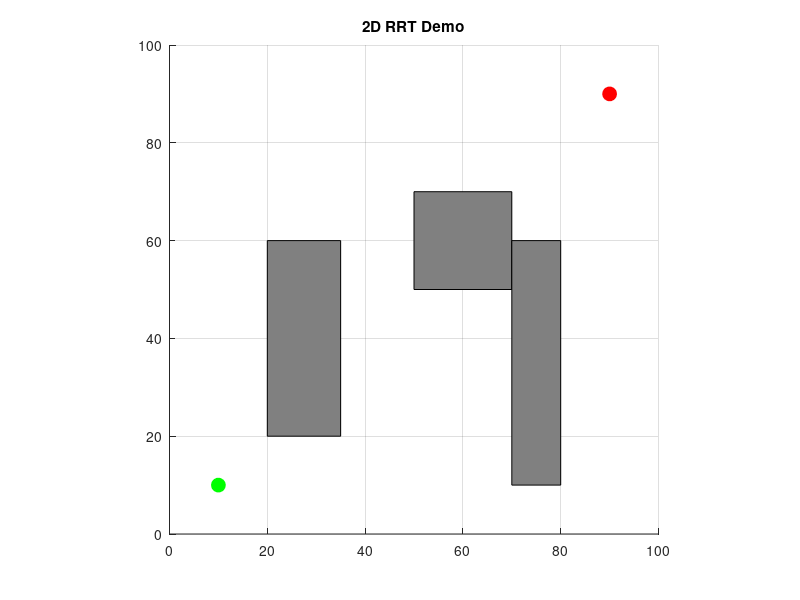

This chart was generated by the following MATLAB code: (Note: this script raises an error after producing the figure.)
clc;
clear;
close all;

%% 地图范围
x_max = 100;
y_max = 100;

%% 起点和终点
start = [10, 10];
goal  = [90, 90];

%% 障碍物 [x, y, w, h]
obstacles = [
    20, 20, 15, 40;
    50, 50, 20, 20;
    70, 10, 10, 50
];

%% 参数
max_iter = 2000;      % 最大迭代次数
step_size = 5;        % 每次扩展步长
goal_threshold = 8;   % 到目标点的判定距离

%% 树结构
nodes = start;        % 每一行是一个节点
parents = 0;          % 每个节点的父节点索引，第一个节点没有父节点

goal_reached = false;
goal_index = -1;

figure;
hold on;
axis([0 x_max 0 y_max]);
axis equal;
grid on;
title('2D RRT Demo');

% 画障碍物
for i = 1:size(obstacles,1)
    rectangle('Position', obstacles(i,:), 'FaceColor', [0.5 0.5 0.5]);
end

% 画起点终点
plot(start(1), start(2), 'go', 'MarkerSize', 10, 'MarkerFaceColor', 'g');
plot(goal(1), goal(2), 'ro', 'MarkerSize', 10, 'MarkerFaceColor', 'r');

for iter = 1:max_iter
    %% 1. 随机采样
    rand_point = [rand*x_max, rand*y_max];

    %% 2. 找最近节点
    dists = sqrt(sum((nodes - rand_point).^2, 2));
    [~, nearest_idx] = min(dists);
    nearest_node = nodes(nearest_idx, :);

    %% 3. 朝随机点扩展一步
    direction = rand_point - nearest_node;
    direction = direction / norm(direction);
    new_node = nearest_node + step_size * direction;

    %% 边界检查
    if new_node(1) < 0 || new_node(1) > x_max || new_node(2) < 0 || new_node(2) > y_max
        continue;
    end

    %% 4. 碰撞检测
    if is_collision(new_node, obstacles)
        continue;
    end

    %% 5. 加入树
    nodes = [nodes; new_node];
    parents = [parents; nearest_idx];

    plot([nearest_node(1), new_node(1)], [nearest_node(2), new_node(2)], 'b-');
    drawnow limitrate;

    %% 6. 判断是否到达目标
    if norm(new_node - goal) < goal_threshold
        goal_reached = true;
        goal_index = size(nodes,1);
        break;
    end
end

%% 7. 回溯路径
if goal_reached
    path = goal;
    current_idx = goal_index;

    while current_idx ~= 1
        path = [nodes(current_idx,:); path];
        current_idx = parents(current_idx);
    end
    path = [start; path];

    % 画最终路径
    plot(path(:,1), path(:,2), 'r-', 'LineWidth', 2);
    disp('找到路径！');
else
    disp('未找到路径。');
end

%% ===== 本地函数 =====
function flag = is_collision(point, obstacles)
    flag = false;
    for k = 1:size(obstacles,1)
        obs = obstacles(k,:);
        if point(1) >= obs(1) && point(1) <= obs(1)+obs(3) && ...
           point(2) >= obs(2) && point(2) <= obs(2)+obs(4)
            flag = true;
            return;
        end
    end
end
